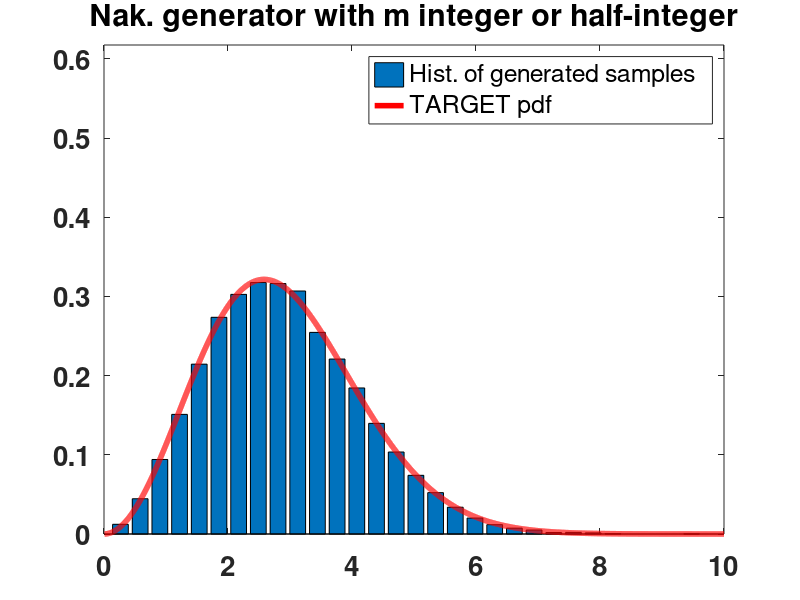

MATLAB code for this plot:
%%%%%%%%%%%%%%%%%%%%%%%%%%%%%%%%%%%%%%%%%%%%%%%%%%%%%%%%%%%%%%%%%%%%%%%%%%%
%%%%  Sampling NAKAGAMI-m pdf with m integer or  half-integer           %%%
%%%%%%%%%%%%%%%%%%%%%%%%%%%%%%%%%%%%%%%%%%%%%%%%%%%%%%%%%%%%%%%%%%%%%%%%%%% 
clear all
close all
clc
  %%%%%%%%%%%%%%%%%%%%%%%%%%%%%%%%%%%%%%%%%%%%%%
  %%%% GENERAL CONSTRAINS OF THE PARAMETERS %%%%
  %%%%%%%%%%%%%%%%%%%%%%%%%%%%%%%%%%%%%%%%%%%%%%
  %%% M>=0.5
  %%% K>0
  %%%%% specific constrains for this transformation
  %%% m must be integer or half-integer
  m=1.5; %%%%%% m: must be integer or half-integer and m>=0.5
  K=10; %% K>0
  %%%%%%%%%%%%%%%%%%%%%%%%%%%%%%%%%%%%%
  disp('%%%%%%%%%%%%%%%%%%%%%%%%%%%%%%%%%%%%%%%%%%%%%%%%%%%%%%%%%%%%%')
  disp('%% Sampling NAKAGAMI-m pdf with m integer or half-integer  %%')
  disp('%%%%%%%%%%%%%%%%%%%%%%%%%%%%%%%%%%%%%%%%%%%%%%%%%%%%%%%%%%%%%')
  disp(' ')
  disp(['m = ',num2str(m)])
  disp(['K = ',num2str(K)])
  disp(' ')
  %%% 
  N_samples=20000; %%% number of desired samples 
  disp(['Generated Samples = ',num2str(N_samples)])
  %%%%
  Tar=@(x) x.^(2*m-1).*exp(-(m/K)*x.^2); %%%% Nakagami pdf
  %%%%%%%%%%%%%%%%%%%%%%%%%%%%%%%%%%%%%%%%%%%%%%%
  %%%% TRANSFORMATION REPEAT N_samples TIMES %%%% 
  %%%%%%%%%%%%%%%%%%%%%%%%%%%%%%%%%%%%%%%%%%%%%%%
  for i=1:N_samples
     z=randn(1,2*m);
     rho=[K/(2*m)]*sum(z.^2);
     x(i)=sqrt(rho);
  end
  %%%%%%%%%%%%%%%%%%%%%%%%%%%%%%%%%%%%%%%%%%%%%%
  %%% plot 
    close all
    figure
    hold on
    [e,b]=hist(x,30);
    Zbar=sum(e*(b(2)-b(1)));
    hold on
    set(gca,'FontWeight','Bold','FontSize',20)
    box on
    bar(b,1/Zbar*e)
    step1=0.001;
    x1=0.01:step1:10;
    Z=sum(Tar(x1)*step1);
    plot(x1,(1/Z)*Tar(x1),'r','LineWidth',4)
    legend('Hist. of generated samples','TARGET pdf')
    axis([0 max(x1) 0 max(1/Zbar*e)+0.3])
    title('Nak. generator with m integer or half-integer')
   
    
    